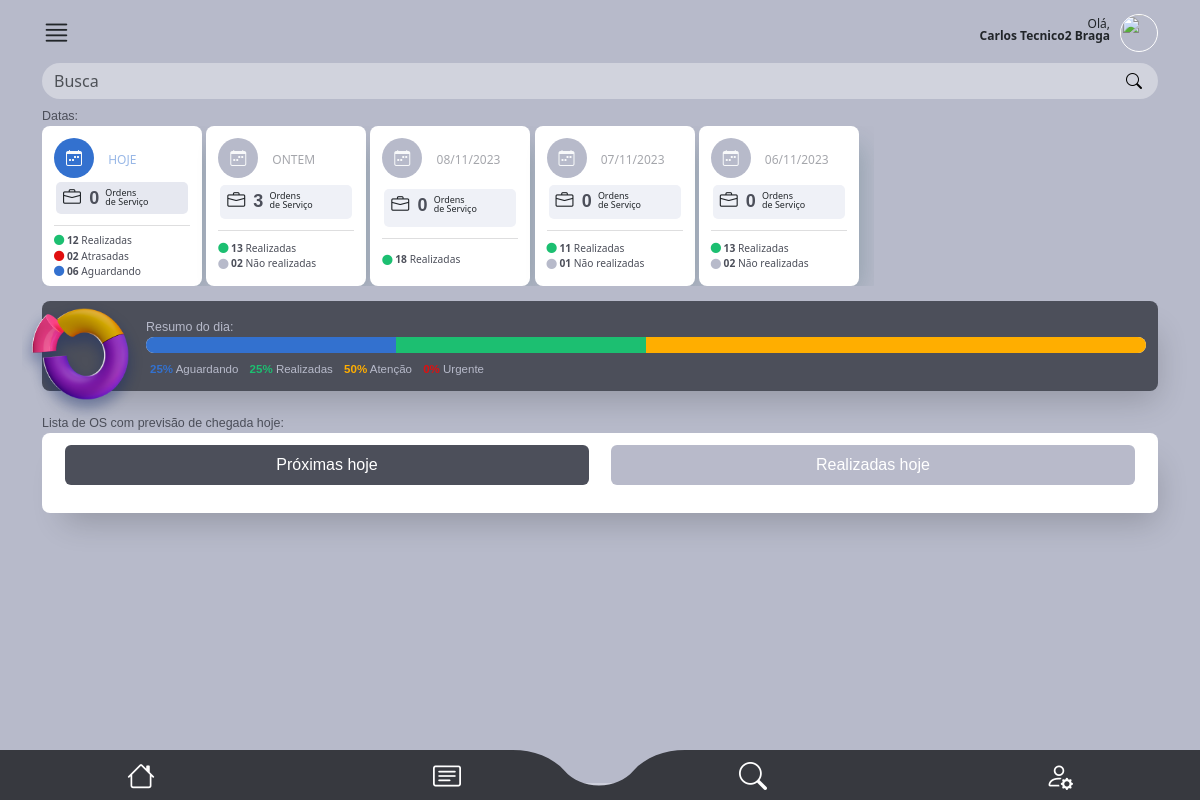
Before: /main/dashboard/ (signed in) with the older database file.
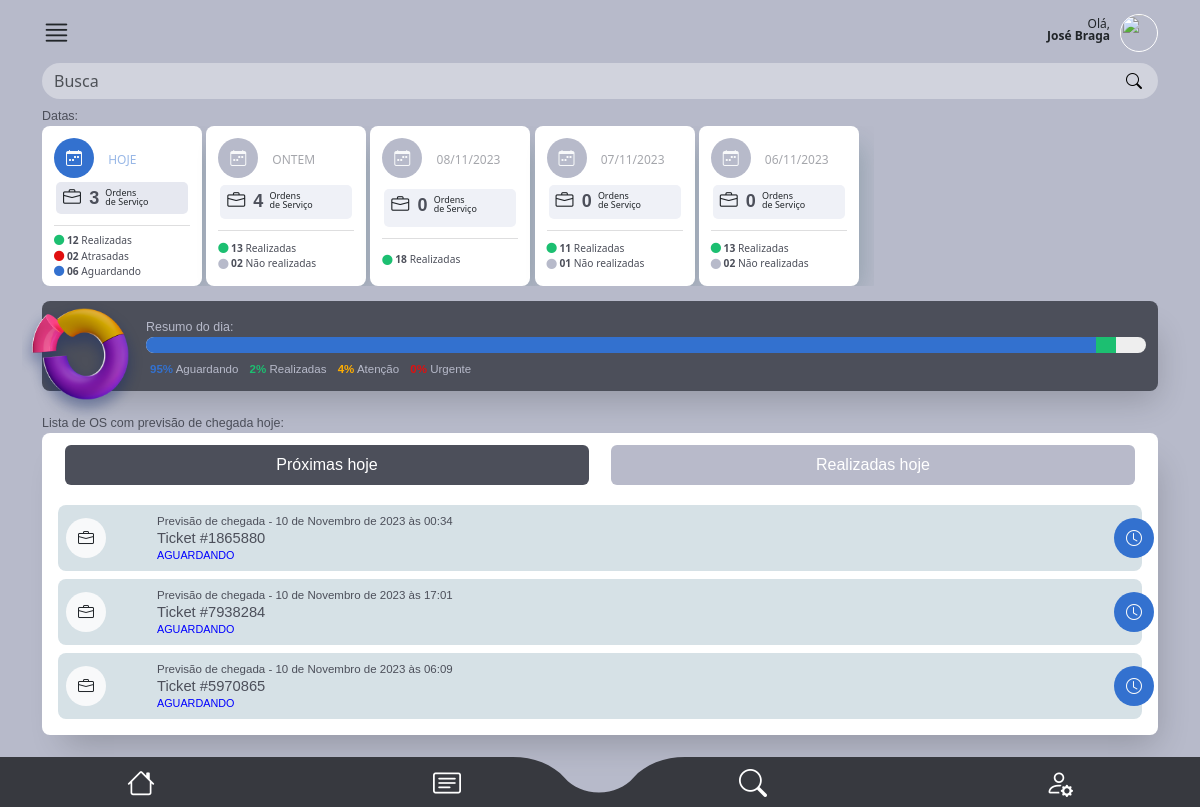
After: the same page with the newer database file.
### authentication/models.py (models this page shows, shortened)
class CustomUser(AbstractUser):
    telefone = models.CharField(max_length=15, null=False)
    endereco = models.ForeignKey(
        Endereco, on_delete=models.CASCADE, null=True, default=None
    )
    foto = models.ImageField(upload_to="img/perfil_user/", null=True, blank=True)
    email = models.EmailField(unique=True)

### staff/models.py (models this page shows, shortened)
class OrdemDeServico(models.Model):
    ticket = models.CharField(max_length=200, unique=True)
    tecnico = models.ForeignKey(
        CustomUser, on_delete=models.CASCADE, related_name="ordens_técnico"
    )
    staff = models.ForeignKey(
        CustomUser, on_delete=models.CASCADE, related_name="ordens_staff"
    )
    descricao = models.TextField(max_length=600)
    previsao_chegada = models.DateTimeField()
    previsao_execucao = models.DateTimeField()
    material = models.CharField(max_length=100, validators=[MinLengthValidator(3)])
    equipamento = models.CharField(max_length=100, validators=[MinLengthValidator(3)])
    data_criacao = models.DateTimeField(auto_now_add=True)
    cliente = models.ForeignKey(Cliente, on_delete=models.CASCADE)
    contrato = models.CharField(max_length=700, null=True, blank=True)
    atividade = models.CharField(max_length=50, choices=ACTIVITY_CHOICES)
    status_tecnico = models.CharField(max_length=50, choices=TECNICAL_CHOICES)
    status = models.CharField(
        max_length=10, choices=STATUS_CHOICES, default="Aguardando"
    )
    atraso_em_minutos = models.CharField(max_length=50, null=True, blank=True, choices=ATRASO_CHOICES)
    atraso_descricao = models.TextField(max_length=400, null=True, blank=True)

### main/views.py (the view, shortened to what this page needs)
# urls.py: path("dashboard/", views.dashboard, name="dashboard"),
@user_passes_test(is_tecnico)
def dashboard(request):
    try:
        status_filter = request.GET.get("status")
        user = request.user
        today = date.today()
        yesterday = today - timedelta(days=1)
        day_before_yesterday = today - timedelta(days=2)
        three_days_ago = today - timedelta(days=3)
        four_days_ago = today - timedelta(days=4)
        today_str = today.strftime("%d/%m/%Y")
        yesterday_str = yesterday.strftime("%d/%m/%Y")
        day_before_yesterday_str = day_before_yesterday.strftime("%d/%m/%Y")
        three_days_ago_str = three_days_ago.strftime("%d/%m/%Y")
        four_days_ago_str = four_days_ago.strftime("%d/%m/%Y")
        ordens_ativas = OrdemDeServico.objects.filter(
            tecnico=user, status__in=["Atenção", "Urgente", "Aguardando"]
        )
        ordens_ativas_hoje = OrdemDeServico.objects.filter(
            tecnico=user,
            previsao_chegada__date=today,
            status__in=["Atenção", "Urgente", "Aguardando"],
        )
        ordens_finalizadas = OrdemDeServico.objects.filter(
            tecnico=user, status__in=["Concluído"]
        )
        ordens_finalizadas_hoje = OrdemDeServico.objects.filter(
            tecnico=user, status__in=["Concluído"], previsao_chegada__date=today
        )
        ordens_ativas_today = ordens_ativas.filter(previsao_chegada__date=today)
        ordens_ativas_yesterday = ordens_ativas.filter(previsao_chegada__date=yesterday)
        ordens_ativas_day_before_yesterday = ordens_ativas.filter(
            previsao_chegada__date=day_before_yesterday
        )
        ordens_ativas_three_days_ago = ordens_ativas.filter(
            previsao_chegada__date=three_days_ago
        )
        ordens_ativas_four_days_ago = ordens_ativas.filter(
            previsao_chegada__date=four_days_ago
        )
        ordens_ativas_today = ordens_ativas_today.values("status").annotate(
            total=Count("status")
        )
        ordens_ativas_yesterday = ordens_ativas_yesterday.values("status").annotate(
            total=Count("status")
        )
        ordens_ativas_day_before_yesterday = ordens_ativas_day_before_yesterday.values(
            "status"
        ).annotate(total=Count("status"))
        ordens_ativas_three_days_ago = ordens_ativas_three_days_ago.values(
            "status"
        ).annotate(total=Count("status"))
        ordens_ativas_four_days_ago = ordens_ativas_four_days_ago.values(
            "status"
        ).annotate(total=Count("status"))
        total_ordens_today = ordens_ativas_today.aggregate(total=Count("id"))
        total_ordens_yesterday = ordens_ativas_yesterday.aggregate(total=Count("id"))
        total_ordens_day_before_yesterday = (
            ordens_ativas_day_before_yesterday.aggregate(total=Count("id"))
        )
        total_ordens_three_days_ago = ordens_ativas_three_days_ago.aggregate(
            total=Count("id")
        )
        total_ordens_four_days_ago = ordens_ativas_four_days_ago.aggregate(
            total=Count("id")
        )
        all_ordens = OrdemDeServico.objects.filter(tecnico=user)
        counts = all_ordens.values("status").annotate(total=Count("status"))
        total_ordens = all_ordens.count()
        percent_concluido = 0
        percent_atencao = 0
        percent_urgente = 0
        percent_aguardando = 0
        for count in counts:
            if count["status"] == "Concluído":
                percent_concluido = round(
                    Decimal(count["total"]) / Decimal(total_ordens) * 100, 0
                )
            elif count["status"] == "Atenção":
                percent_atencao = round(
                    Decimal(count["total"]) / Decimal(total_ordens) * 100, 0
                )
            elif count["status"] == "Urgente":
                percent_urgente = round(
                    Decimal(count["total"]) / Decimal(total_ordens) * 100, 0
                )
            elif count["status"] == "Aguardando":
                percent_aguardando = round(
                    Decimal(count["total"]) / Decimal(total_ordens) * 100, 0
                )
        return render(
            request,
            "dashboard.html",
            {
                "ordens_ativas": ordens_ativas,
                "today": today_str,
                "yesterday": yesterday_str,
                "day_before_yesterday": day_before_yesterday_str,
                "three_days_ago": three_days_ago_str,
                "four_days_ago": four_days_ago_str,
                "ordens_ativas_today": ordens_ativas_today,
                "ordens_ativas_yesterday": ordens_ativas_yesterday,
                "ordens_ativas_day_before_yesterday": ordens_ativas_day_before_yesterday,
                "ordens_ativas_three_days_ago": ordens_ativas_three_days_ago,
                "ordens_ativas_four_days_ago": ordens_ativas_four_days_ago,
                "total_ordens_today": total_ordens_today["total"],
                "total_ordens_yesterday": total_ordens_yesterday["total"],
                "total_ordens_day_before_yesterday": total_ordens_day_before_yesterday[
                    "total"
                ],
                "total_ordens_three_days_ago": total_ordens_three_days_ago["total"],
                "total_ordens_four_days_ago": total_ordens_four_days_ago["total"],
                "user": user,
                "ordens_finalizadas": ordens_finalizadas,
                "percent_concluido": percent_concluido,
                "percent_atencao": percent_atencao,
                "percent_urgente": percent_urgente,
                "percent_aguardando": percent_aguardando,
                "ordens_ativas_hoje": ordens_ativas_hoje,
                "ordens_finalizadas_hoje": ordens_finalizadas_hoje,
            },
        )
    except Exception as e:
        return render(request, "error.html", {"error_message": str(e)})

### main/helpers.py (called while the page is built)
def is_tecnico(user):
    return user.groups.filter(name="Técnico").exists()

### main/templates/dashboard.html (shortened to what the changed rows need)
{% extends "base2.html" %}
{%load static%}
{% block rest %}
      <section id="dashboard_scr">
        <div class="container">
          <div class="oc_dia">
            <div class="boxes">
              <div class="box">
                <div class="box_mid">
                  <i class="bi bi-briefcase"></i>
                  <div class="qtd font-bold color04">{{total_ordens_today}}</div>
                  <p>Ordens<br>de Serviço</p>
                </div>
              </div>
              <div class="box box_past">
                <div class="box_mid">
                  <i class="bi bi-briefcase"></i>
                  <div class="qtd font-bold color04">{{total_ordens_yesterday}}</div>
                  <p>Ordens<br>de Serviço</p>
                </div>
              </div>
            </div>
          </div>
            <div class="oc_chart">
                <div class="chart_box bg04 box-shadow">
                    <div class="bar_info">
                        <div class="bar">
                          <span class="bg01" style="width: {{percent_aguardando}}%;"></span>
                          <span class="bg02" style="width: {{percent_concluido}}%;"></span>
                          <span class="bg06" style="width: {{percent_atencao}}%;"></span>
                        </div>
                        <label class="label01 font-regular color03">
                            <span>
                                <span class="color01 font-bold">{{percent_aguardando}}%</span> Aguardando
                            </span>
                            <span>
                                <span class="color02 font-bold">{{percent_concluido}}%</span> Realizadas
                            </span>
                            <span>
                                <span class="color06 font-bold">{{percent_atencao}}%</span> Atenção
                            </span>
                        </label>
                    </div>
                </div>
            </div>
            <div id="oc_lista">
                <div class="listas_here box-shadow">
                    <div class="tab-content" id="pills-tabContent">
                        <div class="tab-pane fade show active" id="pills-01" role="tabpanel" aria-labelledby="pills-home-tab" tabindex="0">
                            {% for ordem in ordens_ativas_hoje %}
                            <div class="oc_lista_item">
                                <a href="{% url 'os_detail' ordem.id %}" class="a-whole"></a>
                                <div class="row">
                                    <div class="col-2 col-md-1">
                                        <div class="icon bg-light"><i class="bi bi-briefcase text-dark"></i></div>
                                    </div>
                                    <div class="col-9 col-md-11">
                                        <div class="oc_l_data color04 font-light">Previsão de chegada - {{ ordem.previsao_chegada }}</div>
                                        <div class="oc_l_nome font-medium color04">Ticket #{{ ordem.ticket }}</div>
                                        <div class="oc_l_status font-medium {% if ordem.status == 'Urgente' %}color-red{% elif ordem.status == 'Atenção' %}color-yellow{% elif ordem.status == 'Aguardando' %}color-blue{% endif %}">{{ ordem.status }}</div>
                                    </div>
                                    {% if ordem.status == "Urgente" %}
                                        <div class="status_icon bg05 text-light">
                                            <i class="bi bi-exclamation-triangle-fill"></i>
                                        </div>
                                    {% elif ordem.status == "Atenção" %}
                                        <div class="status_icon bg06 text-dark">
                                            <i class="bi bi-flag"></i>
                                        </div>
                                    {% elif ordem.status == "Aguardando" %}
                                        <div class="status_icon bg01 text-light">
                                            <i class="bi bi-clock"></i>
                                        </div>
                                    {% endif %}
                                </div>
                            </div>
                            {% endfor %}
                        </div>
                </div>
            </div>
        </div>
      </section>
      {% endblock %}

### main/templates/base2.html (shortened to what this page needs)
{%load static%}
<!DOCTYPE html>
<html lang="en" data-bs-theme="auto">
  <head>
    <link
      rel="stylesheet"
      href="https://cdn.jsdelivr.net/npm/@docsearch/css@3"
    />
    <link
      rel="stylesheet"
      href="https://cdn.jsdelivr.net/npm/bootstrap-icons@1.11.1/font/bootstrap-icons.css"
    />
    <link
      href="{% static 'assets/dist/css/bootstrap.min.css' %}"
      rel="stylesheet"
    />
    <link href="{% static 'assets/css/app_mamminfo.css' %}" rel="stylesheet" />
  </head>
  <body>
    <main class="bg03">
      <header>
        <div class="container">
          <div id="super_menu">
            <div class="row">
              <div class="col-3 text-start">
                <i class="bi bi-justify i_main"></i>
              </div>
              <div class="col-9 text-end">
                <p class="mt-2">
                  Olá,<br />
                  <strong>{{ user.first_name }} {{ user.last_name }}</strong>
                </p>
                <div class="photo_user mt-1">
                  {% if request.user.foto %}
                  <img src="{{ request.user.foto.url }}" alt="User Photo" />
                  {% else %}
                  <img
                    src="https://cdn-icons-png.flaticon.com/512/3106/3106807.png?auto=format&fit=crop&q=80&w=1760&ixlib=rb-4.0.3&ixid=M3wxMjA3fDB8MHxwaG90by1wYWdlfHx8fGVufDB8fHx8fA%3D%3D"
                    alt=""
                  />
                  {% endif %}
                </div>
              </div>
            </div>
          </div>
        </div>
      </header>
      {% block rest %}{% endblock %}
    </main>
    <footer>
      <ul class="row">
        <li class="col-3 mt-1">
          <a href="{% url 'dashboard' %}"><i class="bi bi-house"></i></a>
        </li>
        <li class="col-3 p-0 mt-1 text-start text-md-center">
          <a href="{% url 'minhas_os' %}" class="text-start text-md-center"
            ><i class="bi bi-card-text"></i
          ></a>
        </li>
        <li class="col-3 p-0 mt-1 text-end text-md-center">
          <a href="{% url 'tela_busca' %}" class="text-end text-md-center"
            ><i class="bi bi-search"></i
          ></a>
        </li>
        <li class="col-3 mt-1">
          <a href="{% url 'tela_user' %}"><i class="bi bi-person-gear"></i></a>
        </li>
      </ul>
    </footer>
  </body>
</html>

Changed rows visible on the page:
changed CustomUser "Braga": first_name "Carlos Tecnico2" → "José"
added OrdemDeServico: previsao_chegada "10 de Novembro de 2023 às 00:34", ticket "1865880", status "AGUARDANDO"
added OrdemDeServico: previsao_chegada "10 de Novembro de 2023 às 17:01", ticket "7938284", status "AGUARDANDO"
added OrdemDeServico: previsao_chegada "10 de Novembro de 2023 às 06:09", ticket "5970865", status "AGUARDANDO"
Other visible differences:
{{ total_ordens_today }}: "0" → "3"
{{ total_ordens_yesterday }}: "3" → "4"
{{ percent_aguardando }}: 25 → 95 (drawn)
{{ percent_concluido }}: 25 → 2 (drawn)
{{ percent_aguardando }}: "25" → "95"
{{ percent_concluido }}: "25" → "2"
{{ percent_atencao }}: "50" → "4"
